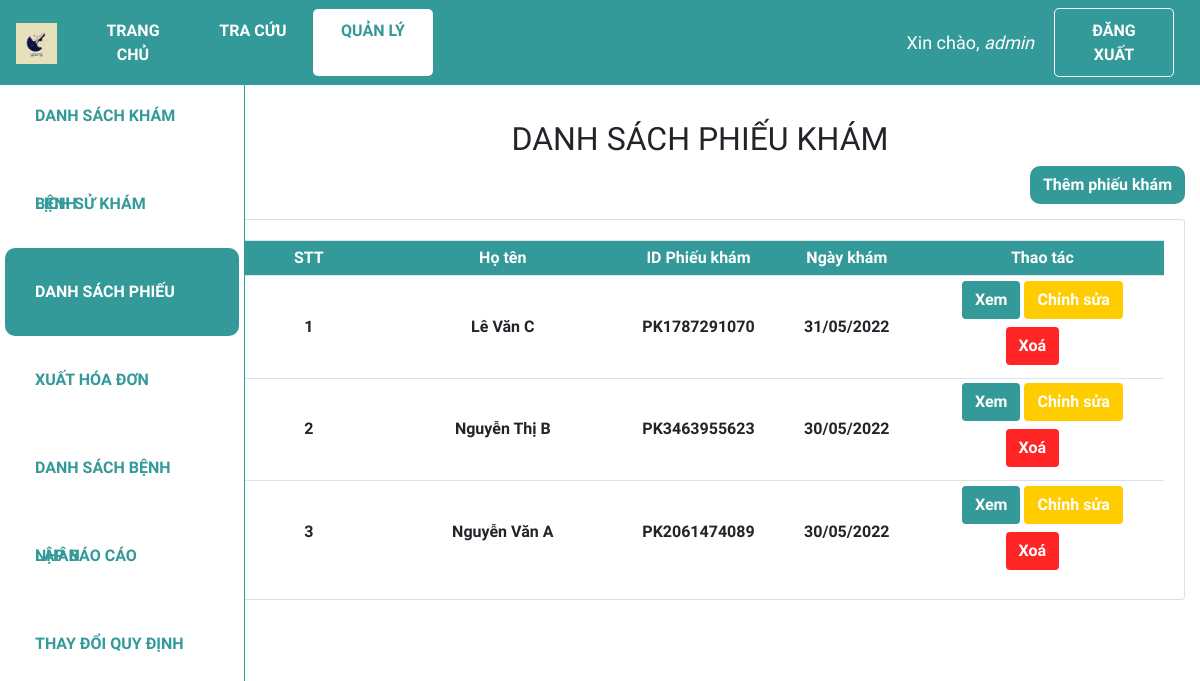
The app's page /dspk (signed in) with its own data.
### web_core/models.py (models this page shows, shortened)
class PHIEUKHAM(models.Model):
    id = ShortUUIDField(
        verbose_name='ID phiếu khám',
        length=10,
        max_length=12,
        prefix="PK",
        alphabet="0123456789",
        primary_key=True
    )
    id_benhnhan = models.ForeignKey(BENHNHAN, on_delete = models.CASCADE,verbose_name = 'ID bệnh nhân', null = True)
    ngay_kham = models.DateTimeField('Ngày khám', auto_now_add = True)
    trieu_chung = models.CharField('Triệu chứng', max_length = 100, blank = False)
    loai_benh = models.ForeignKey(DANHMUC, on_delete = models.CASCADE, limit_choices_to = {'loai':'Bệnh'}, related_name = 'benh',verbose_name = 'Loại bệnh',null = True)

class BENHNHAN(models.Model):
    GIOITINH = (
        ('Nam', 'Nam'),
        ('Nữ', 'Nữ'),
    )
    id = ShortUUIDField(
        verbose_name='ID bệnh nhân',
        length=10,
        max_length=12,
        prefix="BN",
        alphabet="0123456789",
        primary_key=True)
    ho_ten = models.CharField('Họ tên', max_length = 100)
    gioi_tinh = models.CharField('Giới tính', max_length = 3, choices = GIOITINH)
    ngay_sinh = models.DateField('Ngày sinh', default = '01/01/1990', null=True)
    dia_chi = models.CharField('Địa chỉ', max_length = 255, null = True)

### web_core/views.py (the view)
# urls.py: path('dspk',views.dspk, name='quanli_dspk'),
@login_required(login_url='login')
def dspk(request):
    dspk = PHIEUKHAM.objects.all().order_by('-ngay_kham')
    enum_dspk = enumerate(dspk,start = 1)
    context = {'enum_dspk':enum_dspk}
    return render(request, 'web_core/dspk.html', context)

### web_core/templates/web_core/dspk.html (shortened to what this page needs)
{% extends 'web_core/main.html' %}
{% block content %}
<div class="row">
    <div class="col-md-2">
        {% include 'web_core/sidebar.html' %}
    </div>
    <div class="col-md-10">
        <h2 class="table-title" style>DANH SÁCH PHIẾU KHÁM</h2>
        <div class="btn-text-right">
            <a class="btn add-btn" href="{% url 'quanli_them_phieukham' %}">Thêm phiếu khám</a>
        </div>
        <div class="card card-body">
            <table class='table table-sm'>
                <tr class="table-head">
                    <th class="small-content">STT</th>
                    <th class="mid-content">Họ tên</th>
                    <th class="small-content">ID Phiếu khám</th>
                    <th class="small-content">Ngày khám</th>
                    <th class="mid-content">Thao tác</th>
                </tr>
                {% for index, phieukham in enum_dspk %}
                <tr>
                    <th class="small-content">{{index}}</th>
                    <th class="mid-content">{{phieukham.id_benhnhan.ho_ten}}</th>
                    <th class="small-content">{{phieukham.id}}</th>
                    <th class="small-content">{{phieukham.ngay_kham|date:"d/m/Y"}}</th>
                    <th>
                        <a class="btn view-btn" href="{% url 'quanli_xem_phieukham' phieukham.id %}">Xem</a>
                        {% if request.user.is_staff%}
                        <a class="btn edit-btn" href="{% url 'quanli_sua_phieukham' phieukham.id %}">Chỉnh sửa</a>
                        <a class="btn del-btn" href="{% url 'quanli_xoa_phieukham' phieukham.id %}">Xoá</a>
                        {% endif %}
                    </th>
                </tr>
                {% endfor %}
            </table>
        </div>
    </div>
</div>
{% endblock %}

### web_core/templates/web_core/navbar.html (shortened to what this page needs)
{% load static %}
<nav class="navbar navbar-expand-lg my-navbar fixed-top">
    <a href="{% url 'home' %}">
        <img class="navbar-brand" alt="logo-brand" src="{% static 'images/favicon.png' %}" height="50"
            style="padding-bottom: 4px" />
    </a>
    <div class="collapse navbar-collapse" id="navbarNav">
        {% with request.resolver_match.url_name as url_name %}
        <div class="navbar-nav">
            <a class="nav-item nav-link my-nav-item {% if url_name == 'home' %}my-nav-active{% endif %}"
                href="{% url 'home' %}">Trang chủ</a>
            <a class="nav-item nav-link my-nav-item {% if url_name == 'lsk_guest' %}my-nav-active{% endif %}"
                href="{% url 'lsk_guest' %}">Tra cứu</a>
            <a class="nav-item nav-link my-nav-item {% if 'quanli' in url_name %}my-nav-active{% endif %}"
                href="{% url 'quanli_dskb' %}">Quản lý</a>
        </div>
        {% endwith %}
    </div>
    {% with request.resolver_match.url_name as url_name %}
    {% if request.user.is_authenticated %}
    <span class="hello-msg">Xin chào, <span> {{request.user}} </span></span>
    <a class="nav-item nav-link my-nav-item my-btn" href="{% url 'logout' %}">Đăng xuất</a>
    {% else %}
    <a class="nav-item nav-link my-nav-item my-btn {% if url_name == 'login' %}my-nav-active{% endif %}"
        href="{% url 'login' %}">Đăng nhập</a>
    {% endif %}
    {% endwith %}
</nav>

### web_core/static/css/main.css (style rules this page uses)
* { font-family: 'Baloo 2', cursive; }
html, body { margin: 0; padding: 0; height: 100%; overflow-x: hidden; }

### web_core/templates/web_core/navbar.html (style rules this page uses)
.my-navbar.fixed-top { position: fixed; color: #fff; background-color: #399; z-index: 10; }
.my-nav-item { color: #fff; font-weight: bold; padding: 9.6px 16px !important; text-transform: uppercase; border-radius: 5px; width: 120px; text-align: center; }
.my-nav-active, .my-nav-active:hover { color: #399; background-color: #fff; }
.my-btn { border: 1px solid #fff; margin-right: 10px; }
.hello-msg { font-size: 18px; color: #fff; margin-right: 20px; }
.hello-msg>span { font-style: italic; }

### web_core/templates/web_core/dspk.html (style rules this page uses)
.col-md-2 { padding: 0; }
.col-md-10 { margin-top: 50px; }
.card-body { padding-bottom: 0px; }
.table-title { text-align: center; }
.table th, .table td { vertical-align: middle; text-align: center; }
.small-content { width: 150px; }
.mid-content { width: 250px; }
.table-head { color: #ffff; background-color: #399; }
.btn-text-right { text-align: right; }
.btn.edit-btn { font-weight: bold; margin-bottom: 8px; cursor: pointer; color: #fff; background-color: rgb(255, 204, 0); }
.btn.del-btn { font-weight: bold; margin-bottom: 8px; margin-right: 20px; cursor: pointer; color: #fff; background-color: rgb(255, 37, 37) }
.btn.view-btn { font-weight: bold; margin-bottom: 8px; cursor: pointer; color: #fff; background-color: #399; }
.btn.add-btn { font-weight: bold; margin-bottom: 15px; cursor: pointer; color: rgb(255, 255, 255); background-color: #399; border-radius: 10px; }

### records on screen
PHIEUKHAM: index "1", id_benhnhan.ho_ten "Lê Văn C", id "PK1787291070", ngay_kham "31/05/2022"
PHIEUKHAM: index "2", id_benhnhan.ho_ten "Nguyễn Thị B", id "PK3463955623", ngay_kham "30/05/2022"
PHIEUKHAM: index "3", id_benhnhan.ho_ten "Nguyễn Văn A", id "PK2061474089", ngay_kham "30/05/2022"

### other values on screen
{{ request.user }} "admin"
